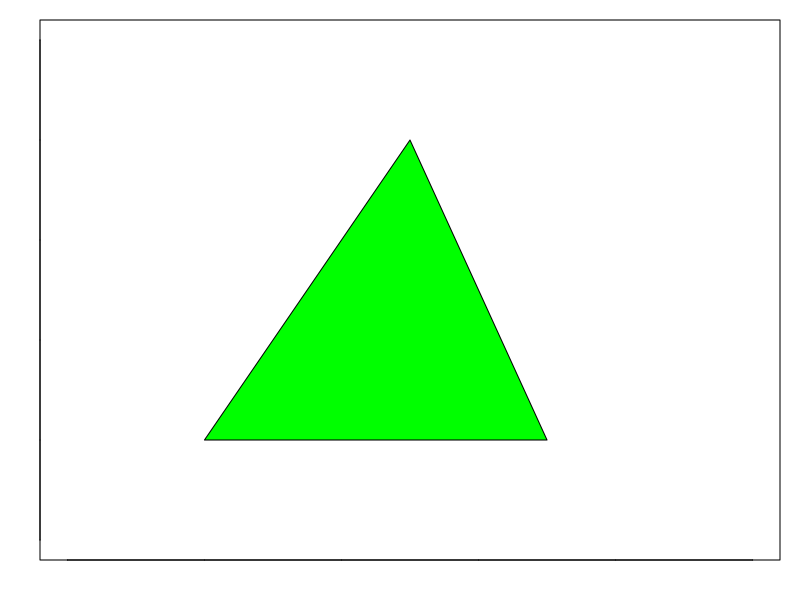
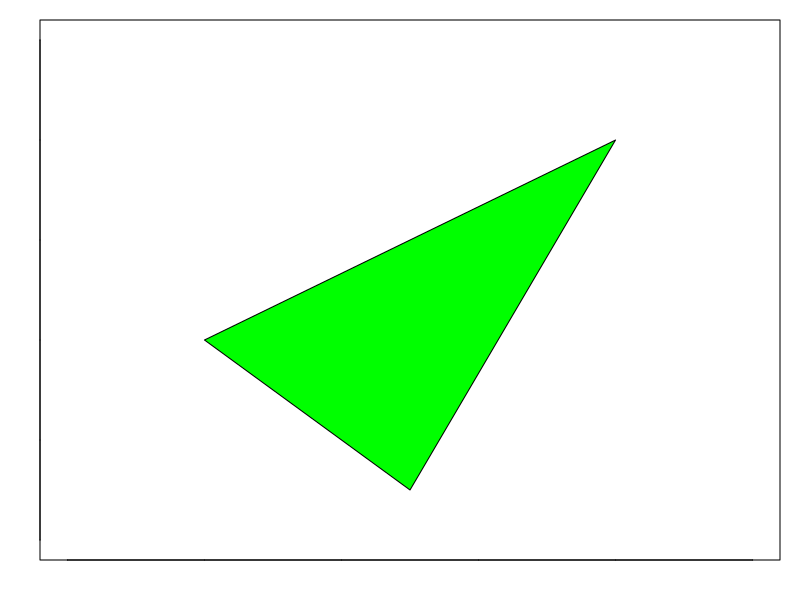
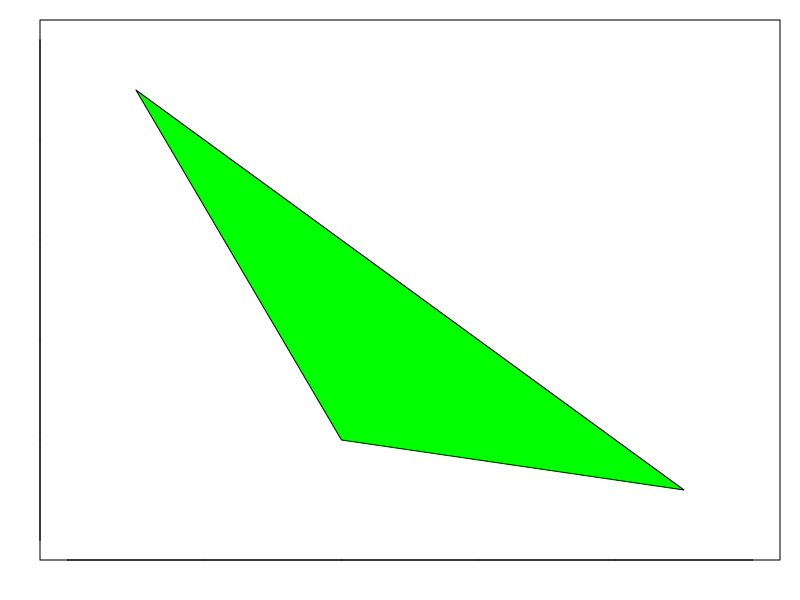
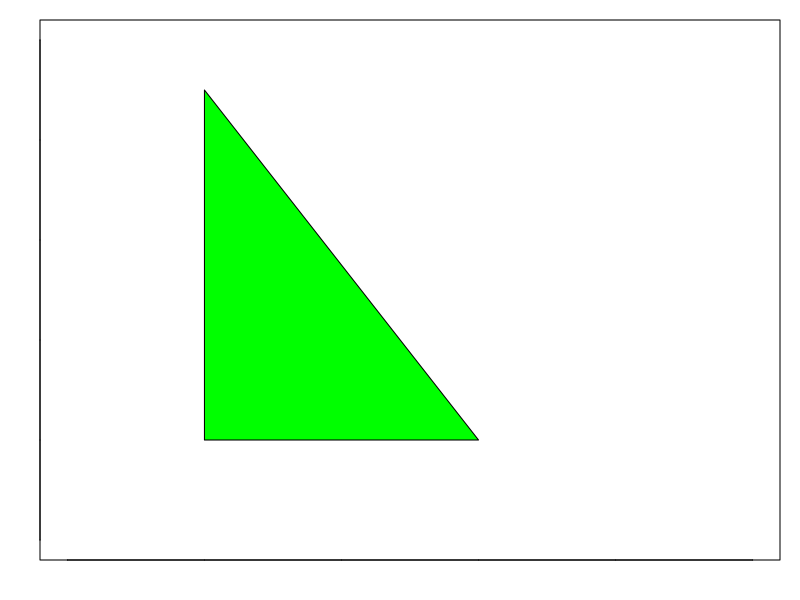
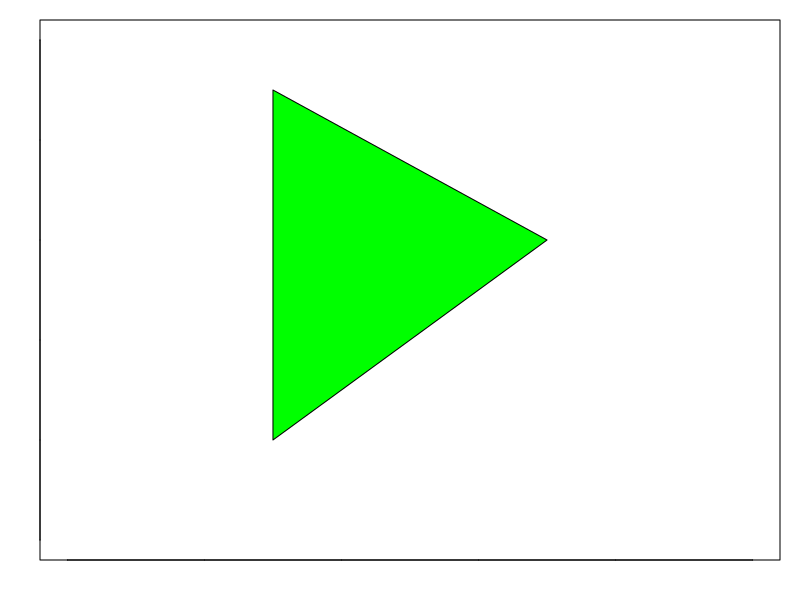

Write R code to recreate these figures, in order.
triangles = list(
	list(c(2,2), c(7,2), c(5,8)),
	list(c(2,4), c(5,1), c(8,8)),
	list(c(1,9), c(4,2), c(9,1)),
	list(c(2,2), c(6,2), c(2,9)),
	list(c(3,2), c(3,9), c(7,6)))

for (i in 1:5) {
	triangle = triangles[[i]]
	
	# Extract points from triangle definition
	x = triangle[[1]]
	y = triangle[[2]]
	z = triangle[[3]]

	# Compute lengths of sides
	a = sqrt((x[1]-y[1])^2 + (x[2]-y[2])^2)
	b = sqrt((x[1]-z[1])^2 + (x[2]-z[2])^2)
	c = sqrt((z[1]-y[1])^2 + (z[2]-y[2])^2)

	# Compute area according to Heron's formula
	area = 0.25 * sqrt((a+b+c)*(-a+b+c)*(a-b+c)*(a+b-c))
	print(area)
	
	# Plot triangle
	pdf(sprintf('triangle%i.pdf', i), paper='special', width=6, height=6)
	par(mar=c(2,2,1,1), pch=20, col.lab='white', col.axis='white', tck=0)
	plot(c(0, 10), c(0, 10), type = "n")
	polygon(c(x[1],y[1],z[1]), c(x[2],y[2],z[2]), col='green')
	dev.off()
}
